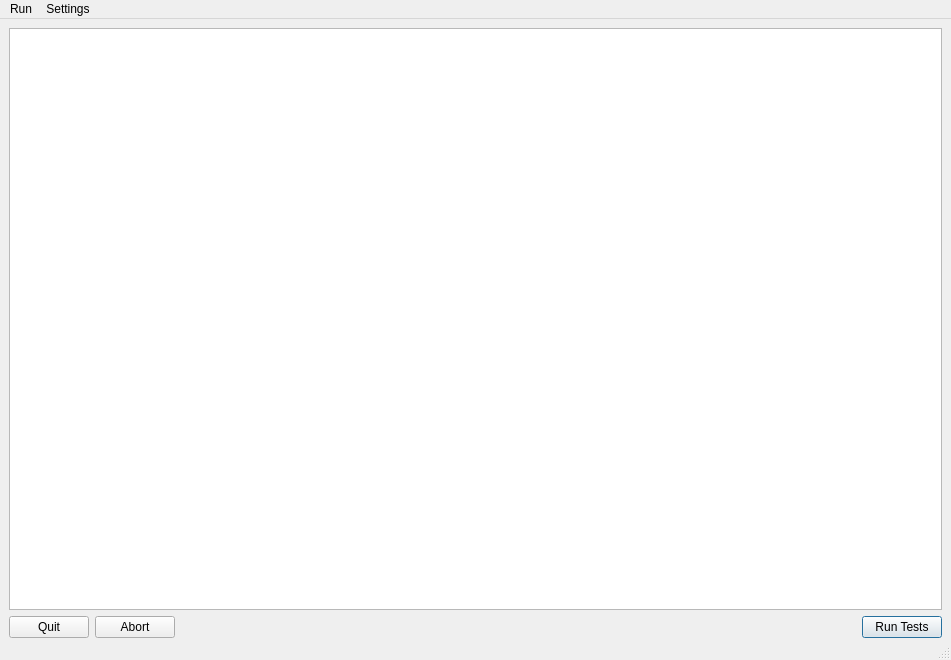
<?xml version="1.0" encoding="UTF-8"?>
<ui version="4.0">
 <class>qtTestGUI</class>
 <widget class="QMainWindow" name="qtTestGUI">
  <property name="geometry">
   <rect>
    <x>0</x>
    <y>0</y>
    <width>951</width>
    <height>660</height>
   </rect>
  </property>
  <property name="windowTitle">
   <string>ezTestFramework</string>
  </property>
  <property name="windowIcon">
   <iconset resource="resources.qrc">
    <normaloff>:/Icons/Icons/pie.png</normaloff>:/Icons/Icons/pie.png</iconset>
  </property>
  <property name="styleSheet">
   <string notr="true"/>
  </property>
  <property name="iconSize">
   <size>
    <width>32</width>
    <height>32</height>
   </size>
  </property>
  <widget class="QWidget" name="centralwidget">
   <layout class="QVBoxLayout" name="verticalLayout">
    <property name="bottomMargin">
     <number>0</number>
    </property>
    <item>
     <widget class="QTreeView" name="testTreeView">
      <property name="uniformRowHeights">
       <bool>true</bool>
      </property>
      <attribute name="headerStretchLastSection">
       <bool>true</bool>
      </attribute>
     </widget>
    </item>
    <item>
     <layout class="QHBoxLayout" name="horizontalLayout">
      <item>
       <widget class="QPushButton" name="pushButtonQuit">
        <property name="text">
         <string>Quit</string>
        </property>
       </widget>
      </item>
      <item>
       <widget class="QPushButton" name="pushButtonAbort">
        <property name="text">
         <string>Abort</string>
        </property>
       </widget>
      </item>
      <item>
       <spacer name="horizontalSpacer">
        <property name="orientation">
         <enum>Qt::Horizontal</enum>
        </property>
        <property name="sizeHint" stdset="0">
         <size>
          <width>40</width>
          <height>20</height>
         </size>
        </property>
       </spacer>
      </item>
      <item>
       <widget class="QPushButton" name="pushButtonRunTests">
        <property name="text">
         <string>Run Tests</string>
        </property>
        <property name="autoDefault">
         <bool>true</bool>
        </property>
        <property name="default">
         <bool>true</bool>
        </property>
       </widget>
      </item>
     </layout>
    </item>
   </layout>
  </widget>
  <widget class="QStatusBar" name="testStatusBar"/>
  <widget class="QMenuBar" name="menuBar">
   <property name="geometry">
    <rect>
     <x>0</x>
     <y>0</y>
     <width>951</width>
     <height>21</height>
    </rect>
   </property>
   <widget class="QMenu" name="menuRun">
    <property name="title">
     <string>Run</string>
    </property>
    <addaction name="actionRunTests"/>
    <addaction name="separator"/>
    <addaction name="actionAbort"/>
    <addaction name="actionQuit"/>
   </widget>
   <widget class="QMenu" name="menuSettings">
    <property name="title">
     <string>Settings</string>
    </property>
    <addaction name="actionAssertOnTestFail"/>
    <addaction name="actionOpenHTMLOutput"/>
    <addaction name="actionKeepConsoleOpen"/>
    <addaction name="actionShowMessageBox"/>
   </widget>
   <addaction name="menuRun"/>
   <addaction name="menuSettings"/>
  </widget>
  <action name="actionAssertOnTestFail">
   <property name="checkable">
    <bool>true</bool>
   </property>
   <property name="text">
    <string>Assert on Test Fail</string>
   </property>
  </action>
  <action name="actionOpenHTMLOutput">
   <property name="checkable">
    <bool>true</bool>
   </property>
   <property name="text">
    <string>Open HTML Output</string>
   </property>
  </action>
  <action name="actionKeepConsoleOpen">
   <property name="checkable">
    <bool>true</bool>
   </property>
   <property name="text">
    <string>Keep Console Open</string>
   </property>
  </action>
  <action name="actionRunTests">
   <property name="text">
    <string>Run Tests</string>
   </property>
   <property name="toolTip">
    <string>Run Tests</string>
   </property>
   <property name="shortcut">
    <string>Alt+R</string>
   </property>
  </action>
  <action name="actionAbort">
   <property name="text">
    <string>Abort</string>
   </property>
   <property name="shortcut">
    <string>Alt+A</string>
   </property>
  </action>
  <action name="actionQuit">
   <property name="text">
    <string>Quit</string>
   </property>
   <property name="shortcut">
    <string>Alt+Q</string>
   </property>
  </action>
  <action name="actionEnableOnlyThis">
   <property name="text">
    <string>Enable Only This</string>
   </property>
   <property name="toolTip">
    <string>Disables all tests and enables only this test.</string>
   </property>
  </action>
  <action name="actionEnableAll">
   <property name="text">
    <string>Enable All</string>
   </property>
   <property name="toolTip">
    <string>Enables all tests.</string>
   </property>
  </action>
  <action name="actionDisableAll">
   <property name="text">
    <string>Disable All</string>
   </property>
   <property name="toolTip">
    <string>Disables all tests.</string>
   </property>
  </action>
  <action name="actionExpandAll">
   <property name="text">
    <string>Expand All</string>
   </property>
   <property name="toolTip">
    <string>Expands all test nodes.</string>
   </property>
  </action>
  <action name="actionCollapseAll">
   <property name="text">
    <string>Collapse All</string>
   </property>
   <property name="toolTip">
    <string>Collapses all test nodes.</string>
   </property>
  </action>
  <action name="actionEnableAllChildren">
   <property name="text">
    <string>Enable All Children</string>
   </property>
   <property name="toolTip">
    <string>Enables all children of the selected test.</string>
   </property>
  </action>
  <action name="actionShowMessageBox">
   <property name="checkable">
    <bool>true</bool>
   </property>
   <property name="text">
    <string>Show MessageBoxes</string>
   </property>
  </action>
  <action name="actionEnableOnlyFailed">
   <property name="text">
    <string>Enable Only Failed</string>
   </property>
  </action>
 </widget>
 <resources>
  <include location="resources.qrc"/>
 </resources>
 <connections>
  <connection>
   <sender>pushButtonAbort</sender>
   <signal>clicked()</signal>
   <receiver>actionAbort</receiver>
   <slot>trigger()</slot>
   <hints>
    <hint type="sourcelabel">
     <x>128</x>
     <y>665</y>
    </hint>
    <hint type="destinationlabel">
     <x>-1</x>
     <y>-1</y>
    </hint>
   </hints>
  </connection>
  <connection>
   <sender>pushButtonQuit</sender>
   <signal>clicked()</signal>
   <receiver>actionQuit</receiver>
   <slot>trigger()</slot>
   <hints>
    <hint type="sourcelabel">
     <x>47</x>
     <y>665</y>
    </hint>
    <hint type="destinationlabel">
     <x>-1</x>
     <y>-1</y>
    </hint>
   </hints>
  </connection>
  <connection>
   <sender>pushButtonRunTests</sender>
   <signal>clicked()</signal>
   <receiver>actionRunTests</receiver>
   <slot>trigger()</slot>
   <hints>
    <hint type="sourcelabel">
     <x>267</x>
     <y>665</y>
    </hint>
    <hint type="destinationlabel">
     <x>-1</x>
     <y>-1</y>
    </hint>
   </hints>
  </connection>
 </connections>
</ui>
